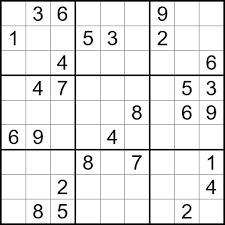
#> input picture img/puzzle.png, 225 x 225 px
$ python -i vision.py   (imports and definitions only)
#> lines starting #> are read from the running program, lines starting #| are printed output that depends on the picture; after the words box and inside, x2 and y2 are one past the last pixel; in counts of white or black regions, pixels touching at a corner belong together
#> further down, picture is the input picture: shape (225, 225, 3); min 0, max 255, mean 230.2

import cv2
import pytesseract


def read_puzzle(img):
    pytesseract.pytesseract.tesseract_cmd = (r"C:\Program Files\Tesseract-OCR\tesseract.exe")

    if img is None:
        print("Failed to load image")
        return None

    width, height = 400, 400

    resized_img = cv2.resize(img, (width, height))
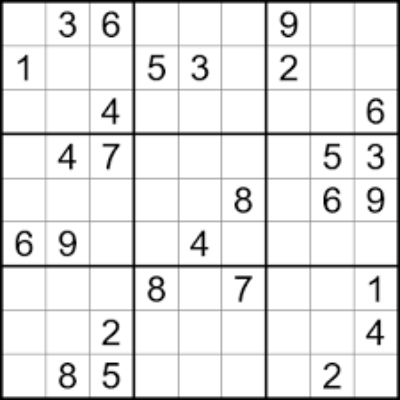
#> resized_img: shape (400, 400, 3); min 0, max 255, mean 230.3


    gray = cv2.cvtColor(
        resized_img,
        cv2.COLOR_BGR2GRAY
    )

    thresh = cv2.adaptiveThreshold(
        gray,
        255,
        cv2.ADAPTIVE_THRESH_GAUSSIAN_C,
        cv2.THRESH_BINARY_INV,
        11,
        2
    )
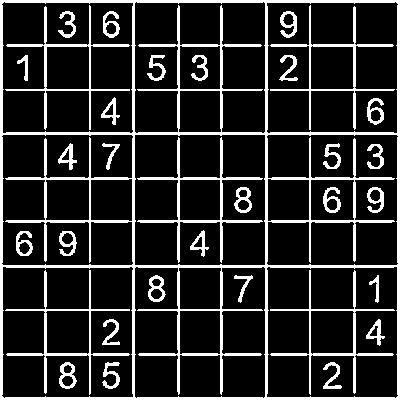
#> thresh: shape (400, 400); 16.2% white; 33 white regions, largest, box (x1, y1, x2, y2) and area: (0, 0, 400, 400) 14624, (137, 137, 263, 263) 1396, (5, 5, 130, 130) 1190

    contours, _ = cv2.findContours(
        thresh,
        cv2.RETR_EXTERNAL,
        cv2.CHAIN_APPROX_SIMPLE
    )
#> contours = [[[0, 0], [0, 399], [399, 399], [399, 0]]]

    largest_square = None
    max_area = 0

    for cnt in contours:

        area = cv2.contourArea(cnt)

        # ignore tiny contours
        if area < 1000:
            continue

        peri = cv2.arcLength(cnt, True)

        approx = cv2.approxPolyDP(
            cnt,
            0.02 * peri,
            True
        )

        if len(approx) == 4 and area > max_area:
            largest_square = approx
            max_area = area
#> this loop made 1 pass
#> (area, peri, largest_square, max_area) on pass 1: (159201, 1596, [[0, 0], [0, 399], [399, 399], [399, 0]], 159201)
#> after the loop, max_area = 159201

    if largest_square is None:
        print("No Sudoku grid found")
        return None

    cv2.drawContours(
        resized_img,
        [largest_square],
        -1,
        (0, 255, 0),
        3
    )
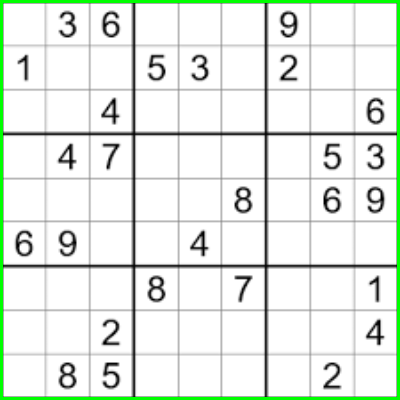
#> resized_img: shape (400, 400, 3); 2.98% of pixels changed, all inside (x1, y1, x2, y2) = (0, 0, 400, 400)

    # =========================
    # SPLIT INTO 9x9 CELLS
    # =========================

    x, y, w, h = cv2.boundingRect(largest_square)
#> x = 0; y = 0; w = 400; h = 400

    cell_width = w // 9
#> cell_width = 44
    cell_height = h // 9
#> cell_height = 44

    margin = 4

    board = [[0 for _ in range(9)] for _ in range(9)]
#> board = 9 items, first 6: [0, 0, 0, 0, 0, 0, 0, 0, 0], [0, 0, 0, 0, 0, 0, 0, 0, 0], [0, 0, 0, 0, 0, 0, 0, 0, 0], [0, 0, 0, 0, 0, 0, 0, 0, 0], [0, 0, 0, 0, 0, 0, 0, 0, 0], [0, 0, 0, 0, 0, 0, 0, 0, 0]

    config = r'--psm 10 -c tessedit_char_whitelist=123456789'

    for row in range(9):

        for col in range(9):

            cell_x = x + col * cell_width
            cell_y = y + row * cell_height

            cv2.rectangle(
                resized_img,
                (cell_x, cell_y),
                (cell_x + cell_width, cell_y + cell_height),
                (0, 255, 0),
                1
            )

            cell = thresh[
                cell_y + margin: cell_y + cell_height - margin,
                cell_x + margin: cell_x + cell_width - margin
            ]

            non_zero = cv2.countNonZero(cell)

            # =========================
            # EMPTY CELL CHECK
            # =========================

            if non_zero > 100:

                cell = cv2.GaussianBlur(
                    cell,
                    (5, 5),
                    0
                )

                enlarged = cv2.resize(
                    cell,
                    None,
                    fx=4,
                    fy=4
                )

                text = pytesseract.image_to_string(
                    enlarged,
                    config=config
                ).strip()

                if text.isdigit():

                    digit = int(text)

                    if 1 <= digit <= 9:
                        board[row][col] = digit
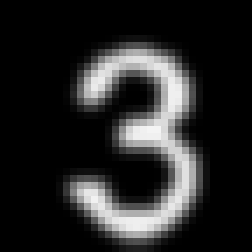
#> cell: shape (36, 36) (shown 7 times larger); min 0, max 244, mean 38.4
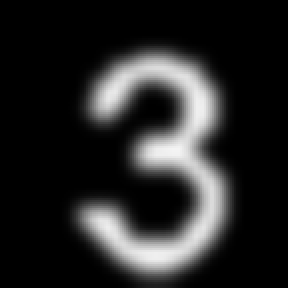
#> enlarged: shape (144, 144) (shown 2 times larger); min 0, max 244, mean 38.4
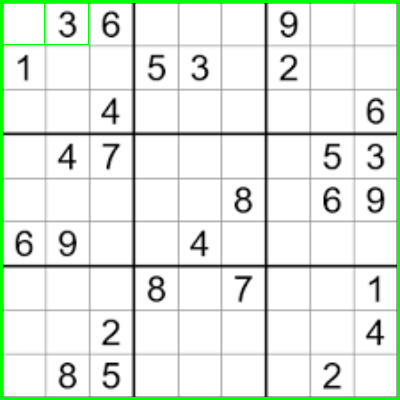
#> resized_img: shape (400, 400, 3); 0.1% of pixels changed, all inside (x1, y1, x2, y2) = (3, 3, 89, 45)

                #print(f"Cell ({row},{col}) = {board[row][col]}")

            #else:
                #print(f"Cell ({row},{col}) = 0")

    cv2.imshow("Sudoku Grid", resized_img)
    cv2.imshow("Threshold", thresh)

    cv2.waitKey(0)
    cv2.destroyAllWindows()

    return board

>>> import cv2
>>> picture = cv2.imread('img/puzzle.png')
#> (the run stopped early here; a loop or call above may not have finished)
